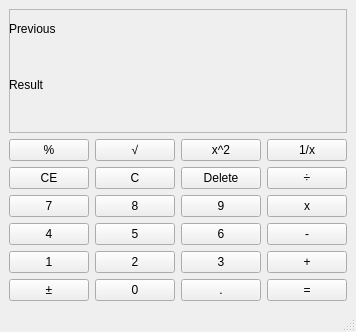
<?xml version="1.0" encoding="UTF-8"?>
<ui version="4.0">
 <class>MainWindow</class>
 <widget class="QMainWindow" name="MainWindow">
  <property name="geometry">
   <rect>
    <x>0</x>
    <y>0</y>
    <width>330</width>
    <height>332</height>
   </rect>
  </property>
  <property name="windowTitle">
   <string>MainWindow</string>
  </property>
  <widget class="QWidget" name="centralwidget">
   <layout class="QVBoxLayout" name="verticalLayout">
    <item>
     <widget class="QFrame" name="screen">
      <property name="minimumSize">
       <size>
        <width>312</width>
        <height>101</height>
       </size>
      </property>
      <property name="frameShape">
       <enum>QFrame::StyledPanel</enum>
      </property>
      <property name="frameShadow">
       <enum>QFrame::Raised</enum>
      </property>
      <widget class="QLabel" name="label">
       <property name="geometry">
        <rect>
         <x>0</x>
         <y>10</y>
         <width>301</width>
         <height>20</height>
        </rect>
       </property>
       <property name="text">
        <string>Previous</string>
       </property>
      </widget>
      <widget class="QLabel" name="label_2">
       <property name="geometry">
        <rect>
         <x>0</x>
         <y>60</y>
         <width>311</width>
         <height>31</height>
        </rect>
       </property>
       <property name="text">
        <string>Result</string>
       </property>
      </widget>
     </widget>
    </item>
    <item>
     <layout class="QGridLayout" name="gridLayout">
      <property name="sizeConstraint">
       <enum>QLayout::SetDefaultConstraint</enum>
      </property>
      <item row="4" column="1">
       <widget class="QPushButton" name="number2">
        <property name="text">
         <string>2</string>
        </property>
       </widget>
      </item>
      <item row="3" column="0">
       <widget class="QPushButton" name="number4">
        <property name="text">
         <string>4</string>
        </property>
       </widget>
      </item>
      <item row="3" column="3">
       <widget class="QPushButton" name="minous">
        <property name="text">
         <string>-</string>
        </property>
       </widget>
      </item>
      <item row="0" column="3">
       <widget class="QPushButton" name="invert">
        <property name="text">
         <string>1/x</string>
        </property>
       </widget>
      </item>
      <item row="2" column="1">
       <widget class="QPushButton" name="number8">
        <property name="text">
         <string>8</string>
        </property>
       </widget>
      </item>
      <item row="1" column="1">
       <widget class="QPushButton" name="c">
        <property name="text">
         <string>C</string>
        </property>
       </widget>
      </item>
      <item row="2" column="2">
       <widget class="QPushButton" name="number9">
        <property name="text">
         <string>9</string>
        </property>
       </widget>
      </item>
      <item row="1" column="0">
       <widget class="QPushButton" name="ce">
        <property name="text">
         <string>CE</string>
        </property>
       </widget>
      </item>
      <item row="1" column="2">
       <widget class="QPushButton" name="delete_2">
        <property name="text">
         <string>Delete</string>
        </property>
       </widget>
      </item>
      <item row="3" column="1">
       <widget class="QPushButton" name="number5">
        <property name="text">
         <string>5</string>
        </property>
       </widget>
      </item>
      <item row="1" column="3">
       <widget class="QPushButton" name="divide">
        <property name="text">
         <string>÷</string>
        </property>
       </widget>
      </item>
      <item row="4" column="3">
       <widget class="QPushButton" name="add">
        <property name="text">
         <string>+</string>
        </property>
       </widget>
      </item>
      <item row="4" column="0">
       <widget class="QPushButton" name="number1">
        <property name="text">
         <string>1</string>
        </property>
       </widget>
      </item>
      <item row="0" column="0">
       <widget class="QPushButton" name="percent">
        <property name="text">
         <string>%</string>
        </property>
       </widget>
      </item>
      <item row="0" column="1">
       <widget class="QPushButton" name="sqrt">
        <property name="text">
         <string>√</string>
        </property>
       </widget>
      </item>
      <item row="0" column="2">
       <widget class="QPushButton" name="square">
        <property name="text">
         <string>x^2</string>
        </property>
       </widget>
      </item>
      <item row="2" column="0">
       <widget class="QPushButton" name="number7">
        <property name="text">
         <string>7</string>
        </property>
       </widget>
      </item>
      <item row="2" column="3">
       <widget class="QPushButton" name="multil">
        <property name="text">
         <string>x</string>
        </property>
       </widget>
      </item>
      <item row="3" column="2">
       <widget class="QPushButton" name="number6">
        <property name="text">
         <string>6</string>
        </property>
       </widget>
      </item>
      <item row="4" column="2">
       <widget class="QPushButton" name="number3">
        <property name="text">
         <string>3</string>
        </property>
       </widget>
      </item>
      <item row="5" column="0">
       <widget class="QPushButton" name="plusminous">
        <property name="text">
         <string>±</string>
        </property>
       </widget>
      </item>
      <item row="5" column="1">
       <widget class="QPushButton" name="numberzero">
        <property name="text">
         <string>0</string>
        </property>
       </widget>
      </item>
      <item row="5" column="2">
       <widget class="QPushButton" name="dot">
        <property name="text">
         <string>.</string>
        </property>
       </widget>
      </item>
      <item row="5" column="3">
       <widget class="QPushButton" name="equal">
        <property name="text">
         <string>=</string>
        </property>
       </widget>
      </item>
     </layout>
    </item>
   </layout>
  </widget>
  <widget class="QMenuBar" name="menubar">
   <property name="geometry">
    <rect>
     <x>0</x>
     <y>0</y>
     <width>330</width>
     <height>21</height>
    </rect>
   </property>
  </widget>
  <widget class="QStatusBar" name="statusbar"/>
 </widget>
 <resources/>
 <connections/>
</ui>
